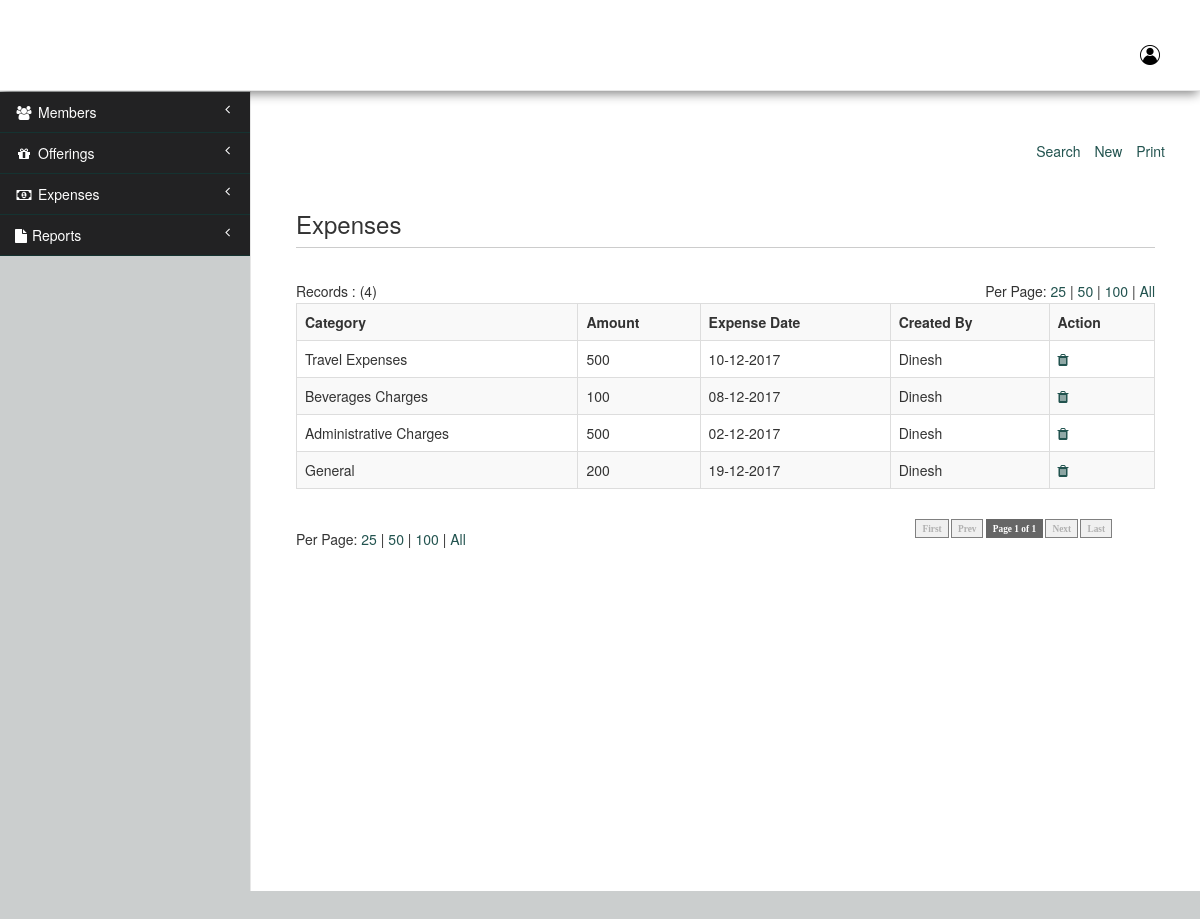
The page /bc/07062021/expensesReport.php (signed in) on the database its author committed.
### tables this page shows
CREATE TABLE IF NOT EXISTS `expenses` (
  `id` int(11) NOT NULL AUTO_INCREMENT,
  `cid` int(11) NOT NULL,
  `cat_id` int(11) NOT NULL,
  `amount` int(11) NOT NULL,
  `expense_date` int(11) NOT NULL,
  `created_by` int(11) NOT NULL,
  `created_at` int(11) NOT NULL,
  `updated_by` int(11) DEFAULT NULL,
  `updated_at` int(11) DEFAULT NULL,
  `active` int(1) NOT NULL DEFAULT '1',
  PRIMARY KEY (`id`),
  KEY `cat_id` (`cat_id`)
);

CREATE TABLE IF NOT EXISTS `expenses_category` (
  `id` int(11) NOT NULL AUTO_INCREMENT,
  `name` varchar(100) NOT NULL,
  `active` int(1) NOT NULL DEFAULT '1',
  `created_by` int(10) NOT NULL,
  `created_at` int(10) NOT NULL,
  `cid` int(11) NOT NULL,
  PRIMARY KEY (`id`)
);

CREATE TABLE IF NOT EXISTS `users` (
  `id` int(11) NOT NULL AUTO_INCREMENT,
  `cid` int(11) NOT NULL,
  `name` varchar(100) NOT NULL,
  `phone` bigint(20) NOT NULL,
  `password` varchar(100) NOT NULL,
  `user_type` int(5) unsigned NOT NULL,
  `mac` text NOT NULL,
  `active` int(1) NOT NULL DEFAULT '1',
  `created_at` int(11) NOT NULL,
  `created_by` int(11) NOT NULL,
  `updated_at` int(11) DEFAULT NULL,
  `updated_by` int(11) DEFAULT NULL,
  PRIMARY KEY (`id`),
  KEY `user_type_foregin` (`user_type`)
);

### bc/07062021/expensesReport.php (the view, shortened to what this page needs)
<?php
    require_once('includes/header.php');
    require_once('includes/config.php');
    require_once("includes/pagination.php");
    $cond = '';
    $cid = $_SESSION['cid'];
    $query = "SELECT * FROM expenses e where e.cid = ".$cid." and e.active = 1". $cond;
    $result = mysqli_query($con,$query);
    $total_items = mysqli_num_rows($result);
    $limit = (isset($_GET["limit"])) ? $_GET["limit"] : 25;
    $page = (isset($_GET["page"]))? $_GET["page"] : 1;
    if( $limit == 'all' ) {
        $total_category = ceil($total_items / $total_items);
    }
    else {
        $total_category = ceil($total_items / $limit);
    }
    $set_limit = (($page*$limit)-$limit);
    $reload = $_SERVER['PHP_SELF'] . "?limit=" . $limit;
?>
    <div id="wrapper">
        <?php require_once('includes/menu.php'); ?>
        <div id="page-wrapper">
            <div class="row">
                <div class="col-lg-12 noprint">
                    <br/>
                    <ul class="list-inline pull-right bbottom">
                        <li>
                            <a href="javascript:void(0);" data-toggle="collapse" data-target="#pSearch">Search</a>
                        </li>
                        <li>
                            <a href="expenses.php">New</a>
                        </li>
                            <li><a href="javascript:void(0);" class="print_link" data-pid="1">Print</a></li>
                    </ul>
                </div>
                <div class="col-lg-12">
                    <section id="content" style="border-bottom:none;">
                    <article id="cleft">
                    <div class="col-lg-12">
                        <br/>
                        <h3>Expenses</h3>
                        <table width="100%" cellpadding="0" class="noprint" cellspacing="0" border="0">
                            <?php
                                $limit_data = "";
                                if( $limit !='all') {
                                    $limit_data .= " LIMIT $set_limit, $limit";
                                }
                                $fquery = "SELECT e.id,e.cat_id,e.expense_date,e.amount,ec.name as ec_name, u.name as uname FROM expenses e
                                join users u on e.created_by = u.id
                                join expenses_category ec on e.cat_id = ec.id where e.cid = ".$cid." and e.active = 1 $cond $limit_data";
                                $fresult = mysqli_query($con,$fquery);
                                if( $total_items>0 ) { ?>
                                <tr height="25" valign="middle">
                                    <td>Records : (<?php echo $total_items;?>)</td>
                                    <td colspan="4" align="right">
                                        <?php echo("Per Page:
                                            <a href=$reload?limit=25&page=1>25</a> |
                                            <a href=$reload?limit=50&page=1>50</a> |
                                            <a href=$reload?limit=100&page=1>100</a> |
                                            <a href=$reload?limit=all&page=1>All</a><br/>
                                        ");
                                        ?>
                                    </td>
                                </tr>
                        </table>
                        <table class="table table-striped table-bordered table-hover">
                            <tr>
                                <th> Category</th>
                                <th> Amount </th>
                                <th> Expense Date </th>
                                <th> Created By </th>
                                <th class="noprint"> Action </th>
                            </tr>
                        <?php while( $row = mysqli_fetch_assoc($fresult)){
                            $id = $row['id'];
                            $category = $row['ec_name'];
                            $amount   = $row['amount'];
                            $date   = date('d-m-Y', $row['expense_date'] );
                            $name   = $row['uname'];
                        ?>
                            <tr>
                                <td>
                                    <span><?php echo $category; ?> </span>
                                </td>
                                <td>
                                    <span><?php echo $amount;?> </span>
                                </td>
                                <td>
                                    <span><?php echo $date;?> </span>
                                </td>
                                <td>
                                    <span><?php echo $name;?> </span>
                                </td>
                                <td class="noprint">
                                    <span class="icons"><a href="javascript:void(0);" id="<?php echo $id;?>" data-id="<?php echo $id;?>" class="deleteExpense"><i class="fa fa-trash"></i></a></span>
                                </td>
                            </tr>
                        <?php } ?>
                        <?php } ?>
                        </table>
                        <table width="95%" border="0" cellspacing="0" class="noprint" cellpadding="0"  border="0">
                            <tr>
                            <td height="25">
                                <?php
                                    echo("<br/>Per Page:
                                    <a href=$reload?limit=25&page=1>25</a> |
                                    <a href=$reload?limit=50&page=1>50</a> |
                                    <a href=$reload?limit=100&page=1>100</a> |
                                    <a href=$reload?limit=all&page=1>All</a><br/>
                                    ");
                                ?>
                            </td>
                            <td align="right">
                                <?php echo paginate_one( $reload, $page, $total_category ); ?>
                            </td>
                            </tr>
                        </table>
                    </div>
                    </article>
                </section>
                </div>
            </div>
            </div>
        </div>
<?php require_once('includes/footer.php'); ?>

### rows shown on the page
expenses: cat.name "Travel Expenses", amount "500", expense_date "10-12-2017", users.name "Dinesh"
expenses: cat.name "Beverages Charges", amount "100", expense_date "08-12-2017", users.name "Dinesh"
expenses: cat.name "Administrative Charges", amount "500", expense_date "02-12-2017", users.name "Dinesh"
expenses: cat.name "General", amount "200", expense_date "19-12-2017", users.name "Dinesh"

### other values the page prints
$total_items "4"
$firstlabel "First"
$prevlabel "Prev"
$page "1"
$tpages "1"
$nextlabel "Next"
$lastlabel "Last"
